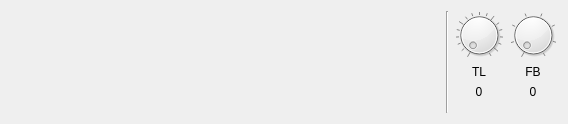
<?xml version="1.0" encoding="UTF-8"?>
<ui version="4.0">
 <class>OPLWidget</class>
 <widget class="QWidget" name="OPLWidget">
  <property name="geometry">
   <rect>
    <x>0</x>
    <y>0</y>
    <width>568</width>
    <height>124</height>
   </rect>
  </property>
  <property name="windowTitle">
   <string>Form</string>
  </property>
  <layout class="QVBoxLayout" name="verticalLayout_2" stretch="0,1">
   <item>
    <layout class="QHBoxLayout" name="horizontalLayout" stretch="1,0,0,0">
     <item>
      <layout class="QVBoxLayout" name="verticalLayout">
       <item>
        <widget class="OPLOperatorWidget" name="operatorWidget1" native="true"/>
       </item>
       <item>
        <widget class="OPLOperatorWidget" name="operatorWidget2" native="true"/>
       </item>
      </layout>
     </item>
     <item>
      <widget class="Line" name="line">
       <property name="orientation">
        <enum>Qt::Vertical</enum>
       </property>
      </widget>
     </item>
     <item>
      <layout class="QVBoxLayout" name="arLayout">
       <item>
        <widget class="QDial" name="tlDial">
         <property name="sizePolicy">
          <sizepolicy hsizetype="Preferred" vsizetype="Preferred">
           <horstretch>0</horstretch>
           <verstretch>0</verstretch>
          </sizepolicy>
         </property>
         <property name="maximumSize">
          <size>
           <width>48</width>
           <height>48</height>
          </size>
         </property>
         <property name="maximum">
          <number>63</number>
         </property>
         <property name="wrapping">
          <bool>false</bool>
         </property>
         <property name="notchesVisible">
          <bool>true</bool>
         </property>
        </widget>
       </item>
       <item>
        <widget class="QLabel" name="tlLabel">
         <property name="text">
          <string>TL</string>
         </property>
         <property name="alignment">
          <set>Qt::AlignCenter</set>
         </property>
        </widget>
       </item>
       <item>
        <widget class="QLabel" name="tlValueLabel">
         <property name="text">
          <string>0</string>
         </property>
         <property name="alignment">
          <set>Qt::AlignCenter</set>
         </property>
        </widget>
       </item>
       <item>
        <spacer name="verticalSpacer">
         <property name="orientation">
          <enum>Qt::Vertical</enum>
         </property>
         <property name="sizeHint" stdset="0">
          <size>
           <width>20</width>
           <height>40</height>
          </size>
         </property>
        </spacer>
       </item>
      </layout>
     </item>
     <item>
      <layout class="QVBoxLayout" name="arLayout_2">
       <item>
        <widget class="QDial" name="fbDial">
         <property name="sizePolicy">
          <sizepolicy hsizetype="Preferred" vsizetype="Preferred">
           <horstretch>0</horstretch>
           <verstretch>0</verstretch>
          </sizepolicy>
         </property>
         <property name="maximumSize">
          <size>
           <width>48</width>
           <height>48</height>
          </size>
         </property>
         <property name="maximum">
          <number>7</number>
         </property>
         <property name="wrapping">
          <bool>false</bool>
         </property>
         <property name="notchesVisible">
          <bool>true</bool>
         </property>
        </widget>
       </item>
       <item>
        <widget class="QLabel" name="dbLabel">
         <property name="text">
          <string>FB</string>
         </property>
         <property name="alignment">
          <set>Qt::AlignCenter</set>
         </property>
        </widget>
       </item>
       <item>
        <widget class="QLabel" name="fbValueLabel">
         <property name="text">
          <string>0</string>
         </property>
         <property name="alignment">
          <set>Qt::AlignCenter</set>
         </property>
        </widget>
       </item>
       <item>
        <spacer name="verticalSpacer_2">
         <property name="orientation">
          <enum>Qt::Vertical</enum>
         </property>
         <property name="sizeHint" stdset="0">
          <size>
           <width>20</width>
           <height>40</height>
          </size>
         </property>
        </spacer>
       </item>
      </layout>
     </item>
    </layout>
   </item>
   <item>
    <spacer name="verticalSpacer_3">
     <property name="orientation">
      <enum>Qt::Vertical</enum>
     </property>
     <property name="sizeHint" stdset="0">
      <size>
       <width>20</width>
       <height>81</height>
      </size>
     </property>
    </spacer>
   </item>
  </layout>
 </widget>
 <customwidgets>
  <customwidget>
   <class>OPLOperatorWidget</class>
   <extends>QWidget</extends>
   <header>opl/usertone/oploperatorwidget.h</header>
   <container>1</container>
  </customwidget>
 </customwidgets>
 <resources/>
 <connections/>
</ui>
